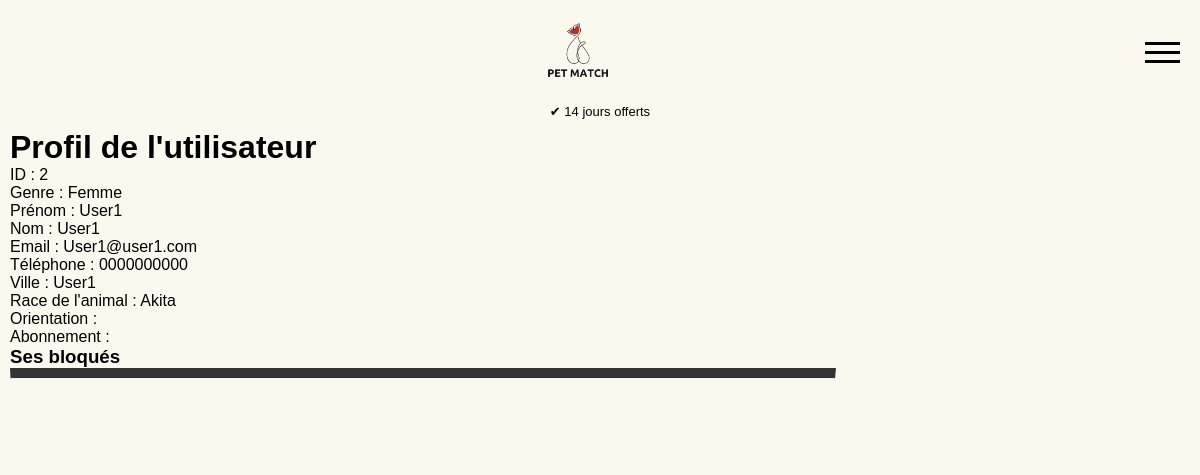
/admin/view_profile.php?id=2, run on the app's committed database.
### tables this page shows
CREATE TABLE user (
    id INTEGER PRIMARY KEY AUTOINCREMENT,
    gender TEXT NOT NULL,
    firstname TEXT NOT NULL,
    lastname TEXT NOT NULL,
    email TEXT NOT NULL UNIQUE,
    password TEXT NOT NULL,
    phone TEXT NOT NULL,
    city TEXT NOT NULL,
    birthday TEXT NOT NULL,
    orientation TEXT NOT NULL,
    bio TEXT,
    is_admin INTEGER NOT NULL DEFAULT 0,
    blocked INTEGER NOT NULL DEFAULT 0,
    created_at TIMESTAMP DEFAULT CURRENT_TIMESTAMP,
    subscription TEXT,
    dog_breed TEXT NOT NULL
, "photo" TEXT);

### admin/view_profile.php (the view, shortened to what this page needs)
<?php
include '../template/header.php';
if (isset($_GET['id'])) {
    $userId = $_GET['id'];
    try {
        $pdo = new PDO('sqlite:../DB/my_database.db');
        $pdo->setAttribute(PDO::ATTR_ERRMODE, PDO::ERRMODE_EXCEPTION);
        $sql = "SELECT * FROM user WHERE id = ?";
        $stmt = $pdo->prepare($sql);
        $stmt->execute([$userId]);
        $user = $stmt->fetch(PDO::FETCH_ASSOC);
        if ($user) {
            echo '<h1>Profil de l\'utilisateur</h1>';
            echo '<p>ID : ' . htmlspecialchars($user['id']) . '</p>';
            echo '<p>Genre : ' . htmlspecialchars($user['gender']) . '</p>';
            echo '<p>Prénom : ' . htmlspecialchars($user['firstname']) . '</p>';
            echo '<p>Nom : ' . htmlspecialchars($user['lastname']) . '</p>';
            echo '<p>Email : ' . htmlspecialchars($user['email']) . '</p>';
            echo '<p>Téléphone : ' . htmlspecialchars($user['phone']) . '</p>';
            echo '<p>Ville : ' . htmlspecialchars($user['city']) . '</p>';
            echo '<p>Race de l\'animal : ' . htmlspecialchars($user['dog_breed']) . '</p>';
            echo '<p>Orientation : ' . htmlspecialchars($user['orienttion']) . '</p>';
            echo '<p>Abonnement : ' . htmlspecialchars($user['subscription']) . '</p>';
            echo "<div>
            <h3>Ses bloqués</h3>
            <hr style='border-top: 10px solid #333; width:70%'>
            <br>";
            echo "</div>";
        } else {
            echo 'Utilisateur non trouvé.';
        }
    } catch (Exception $e) {
        echo "Erreur lors de la récupération du profil de l'utilisateur : " . $e->getMessage();
    }
} else {
    echo 'ID d\'utilisateur non fourni.';
}
?>

### css/style.css (style rules this page uses)
* { margin: 0; padding: 0; box-sizing: border-box; }
html { height: 100%; background-color: #FBF9EF; }
body { min-height: 100%; display: block; flex-direction: column; font-family: "Arial", Sans-serif; background-color: #FBF9EF; }
p { color : #000000; }

### data on the page
user: id "2", gender "Femme", firstname "User1", lastname "User1", email "User1@user1.com", phone "0000000000", city "User1", dog_breed "Akita"
